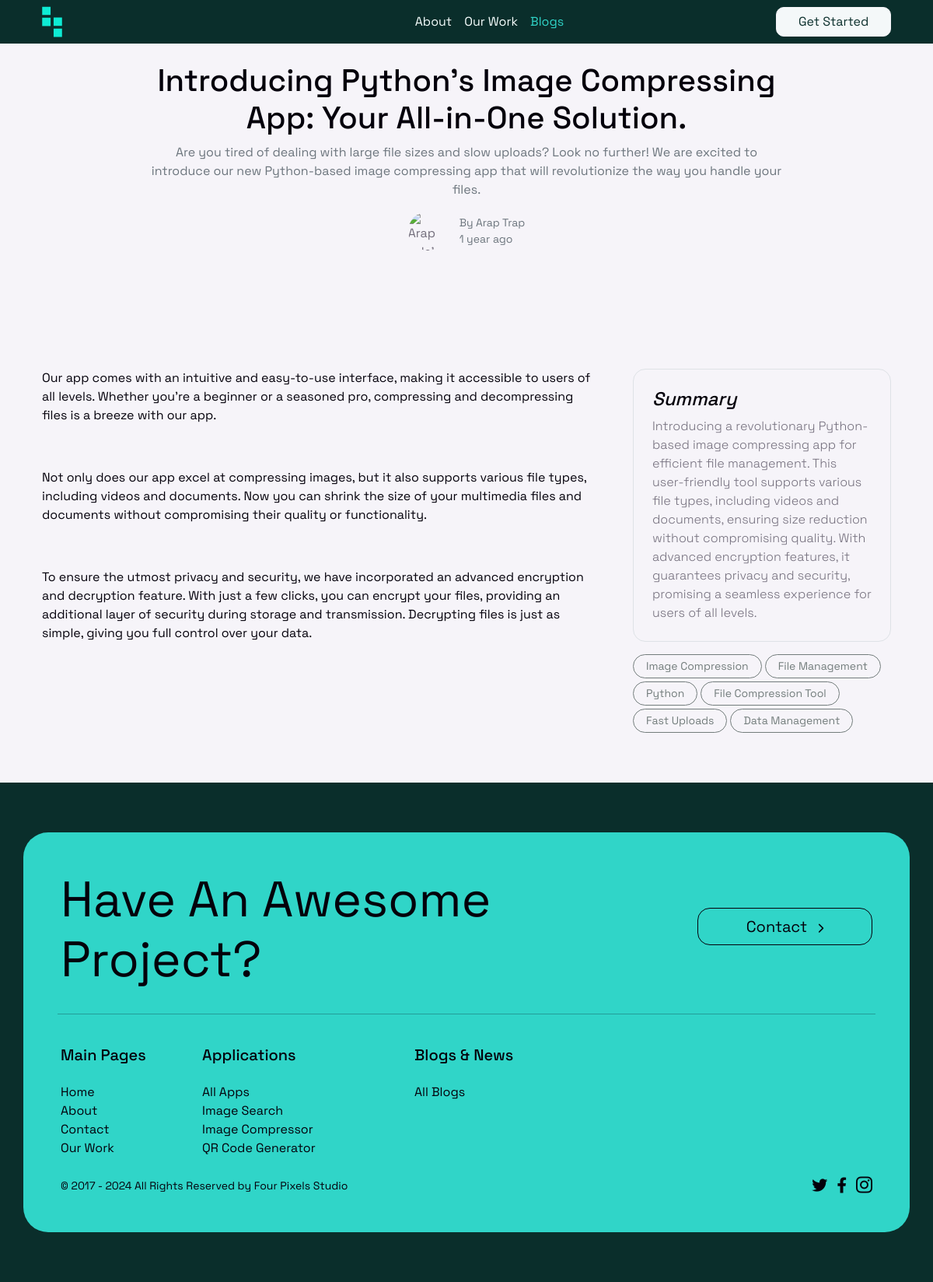
/blogs/introducing-pythons-image-compressing-app-your-all-in-one-solution/, run on the app's committed database.
### blogs/models.py (models this page shows, shortened)
class Blog(models.Model):
    title = models.CharField(max_length=200, blank=True, null=True)
    introduction = models.TextField(blank=True, null=True)
    content = models.TextField(blank=True, null=True)
    conclusion = models.TextField(blank=True, null=True)
    tags = models.TextField(blank=True, null=True)
    author = models.CharField(max_length=50, blank=True, null=True)
    category = models.CharField(max_length=50, blank=True, null=True)
    cover = models.ImageField(blank=True, null=True)
    pub_date = models.DateTimeField(
        default=timezone.now, blank=True, null=True)
    summary = models.TextField(blank=True, null=True)
    meta_description = models.TextField(blank=True, null=True)
    meta_keywords = models.TextField(blank=True, null=True)
    slug = models.SlugField(unique=True, null=True, blank=True)
    hit_count_generic = GenericRelation(
        HitCount, object_id_field='object_pk', related_query_name='hit_count_generic_relation')
    thumbnail = ResizedImageField(
        size=[1024, 600], upload_to="blogs/", null=True, blank=True, force_format='JPEG', quality=90,)
    @property
    def meta_url(self):
        return f"www.fourpixels.studio/blogs/{self.slug}/"

### blogs/views.py (the view)
# urls.py: path("<slug:slug>/", blog_detail, name="blog_detail"),
def blog_detail(request, slug):
    blog = get_object_or_404(Blog, slug=slug)
    previous_blog, next_blog = get_previous_and_next_blog(blog)
    if blog.thumbnail:
        meta_thumbnail = blog.thumbnail.url
    else:
        meta_thumbnail = None
    context = {
        'blog': blog,
        'tags': [item.strip() for item in blog.tags.split(',') if item.strip()],
        'previous_blog': previous_blog,
        'next_blog': next_blog,
        'cover_image': blog.cover,
        'title_tag': blog.title,
        "meta_description": blog.meta_description,
        "meta_keywords": blog.meta_keywords,
        'meta_thumbnail': meta_thumbnail,
        'meta_url': blog.meta_url,
    }
    update_views(request, blog)
    return render(request, 'blog_detail.html', context)

### blogs/utils.py (called while the page is built)
def update_views(request, object):
    context = {}
    hit_count = get_hitcount_model().objects.get_for_object(object)
    hits = hit_count.hits
    hitcontext = context["hitcount"] = {"pk": hit_count.pk}
    hit_count_response = HitCountMixin.hit_count(request, hit_count)
    if hit_count_response.hit_counted:
        hit = hits + 1
        hitcontext["hitcounted"] = hit_count_response.hit_counted
        hitcontext["hit_message"] = hit_count_response.hit_message

### blogs/views.py (called while the page is built)
def get_previous_and_next_blog(blog):
    blogs = Blog.objects.order_by('-pub_date')
    blog_index = list(blogs).index(blog)
    previous_blog = None
    next_blog = None
    if blog_index > 0:
        previous_blog = blogs[blog_index - 1]
    if blog_index < len(blogs) - 1:
        next_blog = blogs[blog_index + 1]
    return previous_blog, next_blog

### blogs/templates/blog_detail.html (shortened to what this page needs)
{% extends 'base.html' %}
{% load static %}
{% block body %}
{% load hitcount_tags %}
<main class="container-fluid px-0 mb-5">
    <div class="container my-6">
        <div class="row justify-content-center">
            <div class="col-sm-12 col-lg-9">
                <h1 class="text-center">{{ blog.title }}</h1>
                <p class="text-muted text-center">{{ blog.introduction }}</p>
                <div class="d-flex flex-row gap-3 justify-content-center align-items-center">
                    <img src="{% static 'img/araptala-thumbnail.jpg' %}" alt="Arap Tala's image" style="height: 50px; width: 50px; object-fit: cover; border-radius: 50%;">
                    <div>
                        <p class="text-muted small my-0">By {{ blog.author }}</p>
                        <p class="text-muted small my-0">{{ blog.pub_date|timesince }} ago</p>
                    </div>
                </div>
            </div>
        </div>
    </div>
    <div class="container px-4 mt-5">
        <div class="row justify-content-between g-5">
            <div class="col-md-8 col-sm-12">
                <article class="blog-post summernote-content text-dark">{{ blog.content|safe }}</article>
            </div>
            <div class="col-md-4 col-sm-12">
                <div class="p-4 mb-3 border rounded-4">
                    <h4 class="fst-italic">Summary</h4>
                    <p class="mb-0 fw-300">{{ blog.summary }}</p>
                </div>
                <ul class="list-unstyled d-flex flex-row flex-wrap gap-1">
                    {% for tag in tags %}
                    <li class="btn btn-sm btn-outline-secondary px-3 rounded-pill">{{ tag }}</li>
                    {% endfor %}
                </ul>
            </div>
        </div>
    </div>
</main>
{% endblock %}

### static/css/custom.css (style rules this page uses)
:root { --primary: #30d5c8; --secondary: #6a7877; --light: #f7fffe; --dark: #0a2e2b; }
body { font-family: 'Space Grotesk', sans-serif !important; padding: 0; margin: 0; background-color: #fcfcfc; }
h6, .h6, h5, .h5, h4, .h4, h3, .h3, h2, .h2, h1, .h1 { margin-top: 0; margin-bottom: 0.5rem; font-family: 'Space Grotesk', sans-serif !important; line-height: 1.2; }
h1, .h1 { font-size: calc(1.375rem + 1.5vw); }
@media (min-width: 1200px) { h1, .h1 { font-size: 2.5rem; } }
h4, .h4 { font-size: calc(1.275rem + 0.3vw); }
@media (min-width: 1200px) { h4, .h4 { font-size: 1.5rem; } }
p { margin-top: 0; margin-bottom: 1rem; }
.fw-300 { font-weight: 300 !important; }
.my-6 { padding-top: 5rem; padding-bottom: 5rem; }

### data on the page
Blog: title "Introducing Python's Image Compressing App: Your All-in-One Solution.", introduction "Are you tired of dealing with large file sizes and slow uploads? Look no further! We are excited to introduce our new Python-based image compressing app that will revolutionize the way you handle your files.", author "Arap Trap", pub_date "1 year", content "Our app comes with an intuitive and easy-to-use interface, making it accessible to users of all levels. Whether you're a beginner or a seasoned pro, compressing and decompressing files is a breeze with our app. Not only does our app excel at compressing images, but it also supports various file types, including videos and documents. Now you can shrink the size of your multimedia files and documents without compromising their quality or functionality. To ensure the utmost privacy and security, we have incorporated an advanced encryption and decryption feature. With just a few clicks, you can encrypt your files, providing an additional layer of security during storage and transmission.…", summary "Introducing a revolutionary Python-based image compressing app for efficient file management. This user-friendly tool supports various file types, including videos and documents, ensuring size reduction without compromising quality. With advanced encryption features, it guarantees privacy and security, promising a seamless experience for users of all levels."

### other printed values
{{ tag }} "Image Compression" "File Management" "Python" "File Compression Tool" "Fast Uploads" "Data Management"
